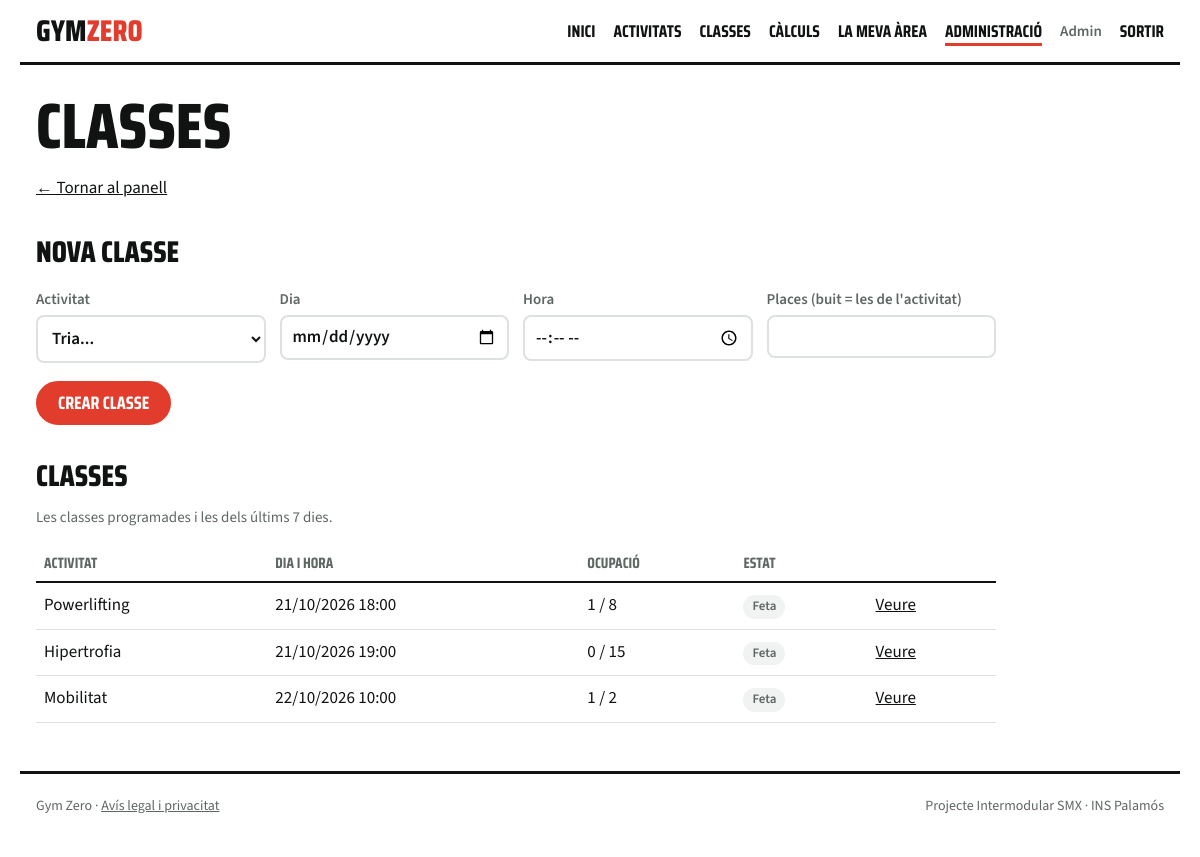
The page /admin/classes.php (signed in) on the database its author committed.
### tables this page shows
CREATE TABLE classes (
  id            INT UNSIGNED AUTO_INCREMENT PRIMARY KEY,
  activitat_id  INT UNSIGNED NOT NULL,
  inici         DATETIME     NOT NULL,
  places        SMALLINT UNSIGNED NOT NULL,
  cancelada     TINYINT(1)   NOT NULL DEFAULT 0,
  CONSTRAINT fk_classes_activitat FOREIGN KEY (activitat_id)
    REFERENCES activitats(id) ON UPDATE CASCADE ON DELETE RESTRICT,
  CONSTRAINT uq_classes_activitat_inici UNIQUE (activitat_id, inici),
  CONSTRAINT ck_classes_places CHECK (places > 0)
);

CREATE TABLE activitats (
  id                 INT UNSIGNED AUTO_INCREMENT PRIMARY KEY,
  nom                VARCHAR(60)  NOT NULL,
  descripcio         TEXT         NULL,
  durada_min         SMALLINT UNSIGNED NOT NULL DEFAULT 60,
  places_per_defecte SMALLINT UNSIGNED NOT NULL DEFAULT 15,
  activa             TINYINT(1)   NOT NULL DEFAULT 1,
  CONSTRAINT uq_activitats_nom UNIQUE (nom)
);

### www/inc/sessio.php (called while the page is built, shortened)
<?php
function h($text)
{
    return htmlspecialchars((string) $text, ENT_QUOTES, 'UTF-8');
}

### www/admin/classes.php (the view, shortened to what this page needs)
<?php
require_once __DIR__ . '/../inc/sessio.php';
require_once __DIR__ . '/../inc/bd.php';
$classes = $connexio->query(
    "SELECT c.id, a.nom, c.inici, c.places, c.cancelada, c.inici <= NOW() AS passada,
            (SELECT COUNT(*) FROM reserves r WHERE r.classe_id = c.id AND r.estat = 'confirmada') AS ocupades
       FROM classes c JOIN activitats a ON a.id = c.activitat_id
      WHERE c.inici > NOW() - INTERVAL 7 DAY
      ORDER BY c.inici"
)->fetchAll();
require __DIR__ . '/../inc/capcalera.php';
?>
<p><a href="./">&larr; Tornar al panell</a></p>
<h2>Nova classe</h2>
<form method="POST">
  <div class="fila-camps">
    <div>
      <label for="activitat_id">Activitat</label>
      <select id="activitat_id" name="activitat_id" required>
        <option value="">Tria...</option>
      </select>
    </div>
    <div>
      <label for="data">Dia</label>
      <input id="data" name="data" type="date" min="<?= date('Y-m-d') ?>" required>
    </div>
    <div>
      <label for="hora">Hora</label>
      <input id="hora" name="hora" type="time" required>
    </div>
    <div>
      <label for="places">Places <span class="subtil">(buit = les de l'activitat)</span></label>
      <input id="places" name="places" type="number" min="1" max="200">
    </div>
  </div>
  <button type="submit">Crear classe</button>
</form>
<h2>Classes</h2>
<p class="subtil">Les classes programades i les dels últims 7 dies.</p>
<?php if (!$classes): ?>
  <p>No hi ha classes.</p>
<?php else: ?>
  <table>
    <tr><th>Activitat</th><th>Dia i hora</th><th>Ocupació</th><th class="amaga-mobil">Estat</th><th></th></tr>
    <?php foreach ($classes as $c): ?>
      <tr>
        <td><?= h($c['nom']) ?></td>
        <td><?= date('d/m/Y H:i', strtotime($c['inici'])) ?></td>
        <td><?= (int) $c['ocupades'] ?> / <?= (int) $c['places'] ?></td>
        <td class="amaga-mobil">
          <?php if ($c['cancelada']): ?><span class="etiqueta vermella">Cancel·lada</span>
          <?php elseif ($c['passada']): ?><span class="etiqueta">Feta</span>
          <?php else: ?><span class="etiqueta verda">Programada</span><?php endif; ?>
        </td>
        <td>
          <div class="accions">
            <a href="classe.php?id=<?= (int) $c['id'] ?>">Veure</a>
          </div>
        </td>
      </tr>
    <?php endforeach; ?>
  </table>
<?php endif; ?>
<?php require __DIR__ . '/../inc/peu.php'; ?>

### www/css/estil.css (style rules this page uses)
:root { --fons: #ffffff; --tinta: #101312; --mut: #5f6763; --linia: #dde2de; --gris: #f0f3f1; --pista: #0f5a45; --vermell: #e23d2c; --cel: #9cd0ec; --sorra: #f2c14e; --lila: #b9a7f0; --forca: #3b6fd8; --cames: #e8913a; --cardio: #3f9e6a; --titol: "Saira Condensed", "Arial Narrow", sans-serif; --text: "Source Sans 3", system-ui, sans-serif; --mono: "IBM Plex Mono", ui-monospace, monospace; }
* { box-sizing: border-box; }
body { margin: 0; background: var(--fons); color: var(--tinta); font: 400 17px/1.5 var(--text); }
a { color: inherit; }
h2 { margin: 36px 0 8px; font: 800 30px/1 var(--titol); text-transform: uppercase; }
p { line-height: 1.55; }
.subtil { color: var(--mut); font-size: 15px; }
label { display: block; margin-top: 14px; font-size: 15px; font-weight: 600; color: var(--mut); }
input, select, textarea { width: 100%; margin-top: 4px; padding: 9px 10px; font: 600 17px/1.2 var(--text); color: var(--tinta); background: #fff; border: 2px solid var(--linia); border-radius: 8px; }
.fila-camps { display: flex; flex-wrap: wrap; gap: 0 14px; }
.fila-camps > div { flex: 1 1 160px; }
button, .btn { display: inline-block; margin-top: 18px; padding: 11px 20px; border: 2px solid var(--vermell); border-radius: 99px; background: var(--vermell); color: #fff; font: 700 18px/1 var(--titol); text-transform: uppercase; text-decoration: none; cursor: pointer; }
table { width: 100%; border-collapse: collapse; margin-top: 12px; }
th, td { text-align: left; padding: 10px 8px; border-bottom: 1px solid var(--linia); }
th { font: 700 15px/1.1 var(--titol); text-transform: uppercase; color: var(--mut); border-bottom: 2px solid var(--tinta); }
td .accions { display: flex; align-items: center; gap: 6px; flex-wrap: wrap; }
.etiqueta { display: inline-block; padding: 2px 9px; border-radius: 99px; font-size: 13px; font-weight: 600; background: var(--gris); color: var(--mut); }

### rows shown on the page
classes: activitat.nom "Powerlifting", inici "21/10/2026 18:00", ocupades "1", places "8", cancelada "Feta"
classes: activitat.nom "Hipertrofia", inici "21/10/2026 19:00", ocupades "0", places "15", cancelada "Feta"
classes: activitat.nom "Mobilitat", inici "22/10/2026 10:00", ocupades "1", places "2", cancelada "Feta"

### other values the page prints
$text "ACTIVITATS CLASSES CÀLCULS LA MEVA ÀREA ADMINISTRACIÓ"
$u['nom'] "Admin"
